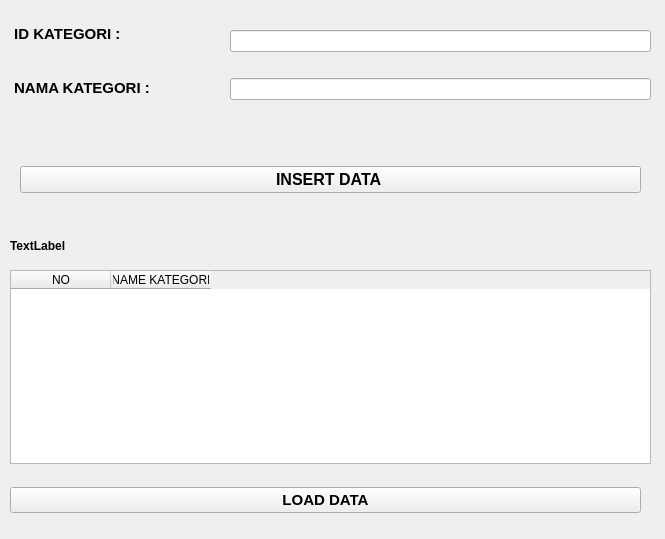
<?xml version="1.0" encoding="UTF-8"?>
<ui version="4.0">
 <class>kategori</class>
 <widget class="QWidget" name="kategori">
  <property name="geometry">
   <rect>
    <x>0</x>
    <y>0</y>
    <width>665</width>
    <height>539</height>
   </rect>
  </property>
  <property name="windowTitle">
   <string>Form</string>
  </property>
  <widget class="QWidget" name="horizontalLayoutWidget">
   <property name="geometry">
    <rect>
     <x>20</x>
     <y>140</y>
     <width>621</width>
     <height>80</height>
    </rect>
   </property>
   <layout class="QHBoxLayout" name="horizontalLayout">
    <item>
     <widget class="QPushButton" name="pushButtonInsert">
      <property name="font">
       <font>
        <pointsize>12</pointsize>
        <weight>75</weight>
        <bold>true</bold>
       </font>
      </property>
      <property name="text">
       <string>INSERT DATA </string>
      </property>
     </widget>
    </item>
   </layout>
  </widget>
  <widget class="QLabel" name="labelResult">
   <property name="geometry">
    <rect>
     <x>10</x>
     <y>230</y>
     <width>641</width>
     <height>31</height>
    </rect>
   </property>
   <property name="font">
    <font>
     <pointsize>9</pointsize>
     <weight>75</weight>
     <bold>true</bold>
    </font>
   </property>
   <property name="text">
    <string>TextLabel</string>
   </property>
  </widget>
  <widget class="QWidget" name="horizontalLayoutWidget_2">
   <property name="geometry">
    <rect>
     <x>10</x>
     <y>270</y>
     <width>641</width>
     <height>194</height>
    </rect>
   </property>
   <layout class="QVBoxLayout" name="verticalLayout_3">
    <item>
     <widget class="QTableWidget" name="tableWidget">
      <column>
       <property name="text">
        <string>NO</string>
       </property>
      </column>
      <column>
       <property name="text">
        <string>NAME KATEGORI</string>
       </property>
      </column>
     </widget>
    </item>
   </layout>
  </widget>
  <widget class="QWidget" name="horizontalLayoutWidget_3">
   <property name="geometry">
    <rect>
     <x>10</x>
     <y>480</y>
     <width>631</width>
     <height>41</height>
    </rect>
   </property>
   <layout class="QHBoxLayout" name="horizontalLayout_2">
    <item>
     <widget class="QPushButton" name="pushButtonLoad">
      <property name="font">
       <font>
        <pointsize>11</pointsize>
        <weight>75</weight>
        <bold>true</bold>
       </font>
      </property>
      <property name="text">
       <string>LOAD DATA</string>
      </property>
     </widget>
    </item>
   </layout>
  </widget>
  <widget class="QWidget" name="">
   <property name="geometry">
    <rect>
     <x>10</x>
     <y>10</y>
     <width>201</width>
     <height>101</height>
    </rect>
   </property>
   <layout class="QVBoxLayout" name="verticalLayout">
    <item>
     <widget class="QLabel" name="labelId">
      <property name="font">
       <font>
        <pointsize>11</pointsize>
        <weight>75</weight>
        <bold>true</bold>
       </font>
      </property>
      <property name="text">
       <string> ID KATEGORI :</string>
      </property>
     </widget>
    </item>
    <item>
     <widget class="QLabel" name="labelName">
      <property name="font">
       <font>
        <pointsize>11</pointsize>
        <weight>75</weight>
        <bold>true</bold>
       </font>
      </property>
      <property name="text">
       <string> NAMA KATEGORI :</string>
      </property>
     </widget>
    </item>
   </layout>
  </widget>
  <widget class="QWidget" name="">
   <property name="geometry">
    <rect>
     <x>230</x>
     <y>10</y>
     <width>421</width>
     <height>111</height>
    </rect>
   </property>
   <layout class="QVBoxLayout" name="verticalLayout_2">
    <item>
     <widget class="QLineEdit" name="lineEditId"/>
    </item>
    <item>
     <widget class="QLineEdit" name="lineEditName"/>
    </item>
   </layout>
  </widget>
 </widget>
 <resources/>
 <connections/>
</ui>
